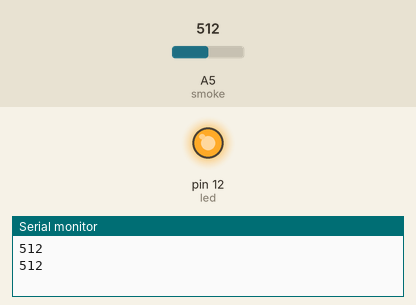
Simulated run of this sketch. Board: Arduino Uno, built with avr-gcc and run on an emulated ATmega328P. Parts: output pins drawn as LEDs (lit = HIGH), the last lines printed to the serial monitor. The inputs (shaded band) are chosen by the test bench; at power-on: A5 (smoke) = 512.

Above: at 1.8 s.
1.9 s: A5 (smoke) set to 410
3.4 s: A5 (smoke) set to 390
At 4.7 s:
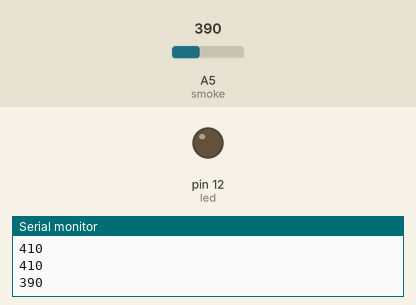
5.5 s: A5 (smoke) set to 511
At 6.3 s:
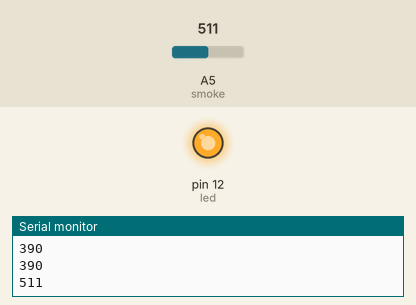
7.5 s: A5 (smoke) set to 306
At 9.0 s:
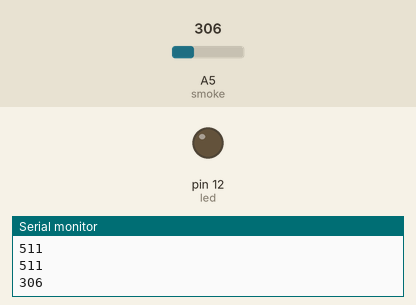
Timing chart, 0 to 10.5 s (numbered marks = the images above; inputs shaded):
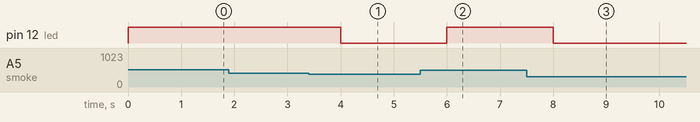

Measured:
- the behaviour switches between 401 and 400 on A5 (smoke) (found by bisection; images 0 and 1)
- after the input at 3.4 s, pin 12 (led): HIGH → LOW after 0.60 s
- after the input at 5.5 s, pin 12 (led): LOW → HIGH after 0.50 s
- after the input at 7.5 s, pin 12 (led): HIGH → LOW after 0.50 s

The sketch:

Smoke_Gas_Sensor.ino
```cpp
/*
  Project: Smoke / Gas Sensor Detection
  Description:
    - Reads analog value from MQ-series gas/smoke sensor.
    - Turns on LED when smoke/gas concentration exceeds threshold.
*/

#define led 12       // Connect LED to pin 12
#define smoke A5     // Connect sensor analog output to A5

int threshold = 400; // Threshold for smoke detection

void setup() {
  pinMode(led, OUTPUT);   // Set LED as output
  pinMode(smoke, INPUT);  // Set smoke sensor as input
  Serial.begin(9600);     // Start serial communication
}

void loop() {
  int value = analogRead(smoke);  // Read sensor value
  Serial.println(value);          // Print sensor reading to Serial Monitor

  // Check if smoke level exceeds threshold
  if (value > threshold) {
    digitalWrite(led, HIGH);      // Turn LED ON (smoke detected)
  } else {
    digitalWrite(led, LOW);       // Turn LED OFF (no smoke)
  }

  delay(1000); // Wait 1 second before next reading
}
```
